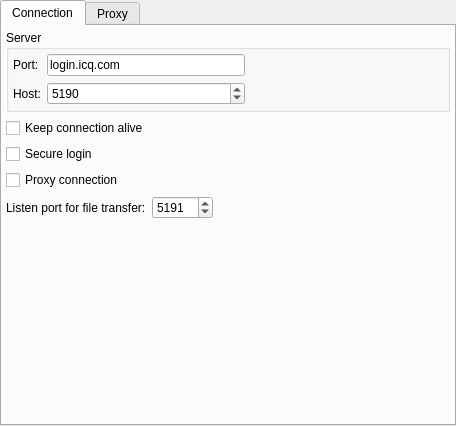
<?xml version="1.0" encoding="UTF-8"?>
<ui version="4.0">
 <class>networkSettingsClass</class>
 <widget class="QWidget" name="networkSettingsClass">
  <property name="geometry">
   <rect>
    <x>0</x>
    <y>0</y>
    <width>456</width>
    <height>426</height>
   </rect>
  </property>
  <property name="windowTitle">
   <string>networkSettings</string>
  </property>
  <layout class="QHBoxLayout" name="horizontalLayout">
   <property name="margin">
    <number>0</number>
   </property>
   <item>
    <widget class="QTabWidget" name="tabWidget">
     <property name="currentIndex">
      <number>0</number>
     </property>
     <widget class="QWidget" name="tab">
      <attribute name="icon">
       <iconset>
        <normaloff>:/icons/crystal_project/connection.png</normaloff>:/icons/crystal_project/connection.png</iconset>
      </attribute>
      <attribute name="title">
       <string>Connection</string>
      </attribute>
      <layout class="QVBoxLayout" name="verticalLayout">
       <property name="margin">
        <number>4</number>
       </property>
       <item>
        <widget class="QGroupBox" name="serverBox">
         <property name="title">
          <string>Server</string>
         </property>
         <layout class="QGridLayout" name="_2">
          <property name="margin">
           <number>4</number>
          </property>
          <item row="0" column="1">
           <widget class="QLineEdit" name="hostEdit">
            <property name="minimumSize">
             <size>
              <width>150</width>
              <height>0</height>
             </size>
            </property>
            <property name="text">
             <string>login.icq.com</string>
            </property>
           </widget>
          </item>
          <item row="1" column="1">
           <widget class="QSpinBox" name="portBox">
            <property name="minimum">
             <number>1</number>
            </property>
            <property name="maximum">
             <number>65535</number>
            </property>
            <property name="value">
             <number>5190</number>
            </property>
           </widget>
          </item>
          <item row="0" column="0">
           <widget class="QLabel" name="portLabel">
            <property name="text">
             <string>Port:</string>
            </property>
           </widget>
          </item>
          <item row="1" column="0">
           <widget class="QLabel" name="hostLabel">
            <property name="text">
             <string>Host:</string>
            </property>
           </widget>
          </item>
          <item row="0" column="2">
           <spacer>
            <property name="orientation">
             <enum>Qt::Horizontal</enum>
            </property>
            <property name="sizeHint" stdset="0">
             <size>
              <width>40</width>
              <height>20</height>
             </size>
            </property>
           </spacer>
          </item>
         </layout>
        </widget>
       </item>
       <item>
        <widget class="QCheckBox" name="keepAliveBox">
         <property name="text">
          <string>Keep connection alive</string>
         </property>
        </widget>
       </item>
       <item>
        <widget class="QCheckBox" name="secureBox">
         <property name="text">
          <string>Secure login</string>
         </property>
        </widget>
       </item>
       <item>
        <widget class="QCheckBox" name="useProxyBox">
         <property name="text">
          <string>Proxy connection</string>
         </property>
        </widget>
       </item>
       <item>
        <layout class="QHBoxLayout" name="horizontalLayout_2">
         <property name="topMargin">
          <number>0</number>
         </property>
         <item>
          <widget class="QLabel" name="label">
           <property name="text">
            <string>Listen port for file transfer:</string>
           </property>
          </widget>
         </item>
         <item>
          <widget class="QSpinBox" name="listenPortBox">
           <property name="sizePolicy">
            <sizepolicy hsizetype="Fixed" vsizetype="Fixed">
             <horstretch>0</horstretch>
             <verstretch>0</verstretch>
            </sizepolicy>
           </property>
           <property name="minimum">
            <number>1024</number>
           </property>
           <property name="maximum">
            <number>65535</number>
           </property>
           <property name="value">
            <number>5191</number>
           </property>
          </widget>
         </item>
         <item>
          <spacer name="horizontalSpacer">
           <property name="orientation">
            <enum>Qt::Horizontal</enum>
           </property>
           <property name="sizeHint" stdset="0">
            <size>
             <width>40</width>
             <height>20</height>
            </size>
           </property>
          </spacer>
         </item>
        </layout>
       </item>
       <item>
        <spacer>
         <property name="orientation">
          <enum>Qt::Vertical</enum>
         </property>
         <property name="sizeHint" stdset="0">
          <size>
           <width>360</width>
           <height>181</height>
          </size>
         </property>
        </spacer>
       </item>
      </layout>
     </widget>
     <widget class="QWidget" name="tab_2">
      <attribute name="icon">
       <iconset>
        <normaloff>:/icons/crystal_project/proxy.png</normaloff>:/icons/crystal_project/proxy.png</iconset>
      </attribute>
      <attribute name="title">
       <string>Proxy</string>
      </attribute>
      <layout class="QGridLayout" name="_7">
       <property name="margin">
        <number>4</number>
       </property>
       <item row="0" column="0">
        <layout class="QFormLayout" name="formLayout">
         <property name="labelAlignment">
          <set>Qt::AlignLeading|Qt::AlignLeft|Qt::AlignVCenter</set>
         </property>
         <item row="0" column="0">
          <widget class="QLabel" name="typeLabel">
           <property name="text">
            <string>Type:</string>
           </property>
          </widget>
         </item>
         <item row="0" column="1">
          <widget class="QComboBox" name="typeBox">
           <property name="minimumSize">
            <size>
             <width>140</width>
             <height>0</height>
            </size>
           </property>
           <item>
            <property name="text">
             <string>None</string>
            </property>
           </item>
           <item>
            <property name="text">
             <string>HTTP</string>
            </property>
           </item>
           <item>
            <property name="text">
             <string>SOCKS 5</string>
            </property>
           </item>
          </widget>
         </item>
         <item row="1" column="0">
          <widget class="QLabel" name="proxyHostLabel">
           <property name="text">
            <string>Host:</string>
           </property>
          </widget>
         </item>
         <item row="1" column="1">
          <widget class="QLineEdit" name="proxyHostEdit">
           <property name="enabled">
            <bool>false</bool>
           </property>
          </widget>
         </item>
         <item row="2" column="0">
          <widget class="QLabel" name="proxyPortLabel">
           <property name="text">
            <string>Port:</string>
           </property>
          </widget>
         </item>
         <item row="2" column="1">
          <layout class="QHBoxLayout" name="horizontalLayout_3">
           <item>
            <widget class="QSpinBox" name="proxyPortBox">
             <property name="enabled">
              <bool>false</bool>
             </property>
             <property name="minimum">
              <number>1</number>
             </property>
             <property name="maximum">
              <number>65535</number>
             </property>
            </widget>
           </item>
           <item>
            <spacer>
             <property name="orientation">
              <enum>Qt::Horizontal</enum>
             </property>
             <property name="sizeHint" stdset="0">
              <size>
               <width>40</width>
               <height>20</height>
              </size>
             </property>
            </spacer>
           </item>
          </layout>
         </item>
        </layout>
       </item>
       <item row="1" column="0">
        <widget class="QCheckBox" name="authBox">
         <property name="enabled">
          <bool>false</bool>
         </property>
         <property name="text">
          <string>Authentication</string>
         </property>
        </widget>
       </item>
       <item row="2" column="0">
        <layout class="QFormLayout" name="formLayout_2">
         <property name="labelAlignment">
          <set>Qt::AlignLeading|Qt::AlignLeft|Qt::AlignVCenter</set>
         </property>
         <item row="0" column="0">
          <widget class="QLabel" name="userNameLabel">
           <property name="text">
            <string>User name:</string>
           </property>
          </widget>
         </item>
         <item row="1" column="0">
          <widget class="QLabel" name="userPasswordLabel">
           <property name="text">
            <string>Password:</string>
           </property>
          </widget>
         </item>
         <item row="0" column="1">
          <widget class="QLineEdit" name="userNameEdit">
           <property name="enabled">
            <bool>false</bool>
           </property>
          </widget>
         </item>
         <item row="1" column="1">
          <widget class="QLineEdit" name="userPasswordEdit">
           <property name="enabled">
            <bool>false</bool>
           </property>
           <property name="echoMode">
            <enum>QLineEdit::Password</enum>
           </property>
          </widget>
         </item>
        </layout>
       </item>
       <item row="3" column="0">
        <spacer name="verticalSpacer">
         <property name="orientation">
          <enum>Qt::Vertical</enum>
         </property>
         <property name="sizeHint" stdset="0">
          <size>
           <width>20</width>
           <height>40</height>
          </size>
         </property>
        </spacer>
       </item>
      </layout>
     </widget>
    </widget>
   </item>
  </layout>
 </widget>
 <layoutdefault spacing="6" margin="11"/>
 <resources>
  <include location="../../../trunk/qutim.qrc"/>
 </resources>
 <connections>
  <connection>
   <sender>authBox</sender>
   <signal>clicked(bool)</signal>
   <receiver>userNameEdit</receiver>
   <slot>setEnabled(bool)</slot>
   <hints>
    <hint type="sourcelabel">
     <x>110</x>
     <y>177</y>
    </hint>
    <hint type="destinationlabel">
     <x>132</x>
     <y>205</y>
    </hint>
   </hints>
  </connection>
  <connection>
   <sender>authBox</sender>
   <signal>clicked(bool)</signal>
   <receiver>userPasswordEdit</receiver>
   <slot>setEnabled(bool)</slot>
   <hints>
    <hint type="sourcelabel">
     <x>75</x>
     <y>178</y>
    </hint>
    <hint type="destinationlabel">
     <x>168</x>
     <y>237</y>
    </hint>
   </hints>
  </connection>
 </connections>
</ui>
